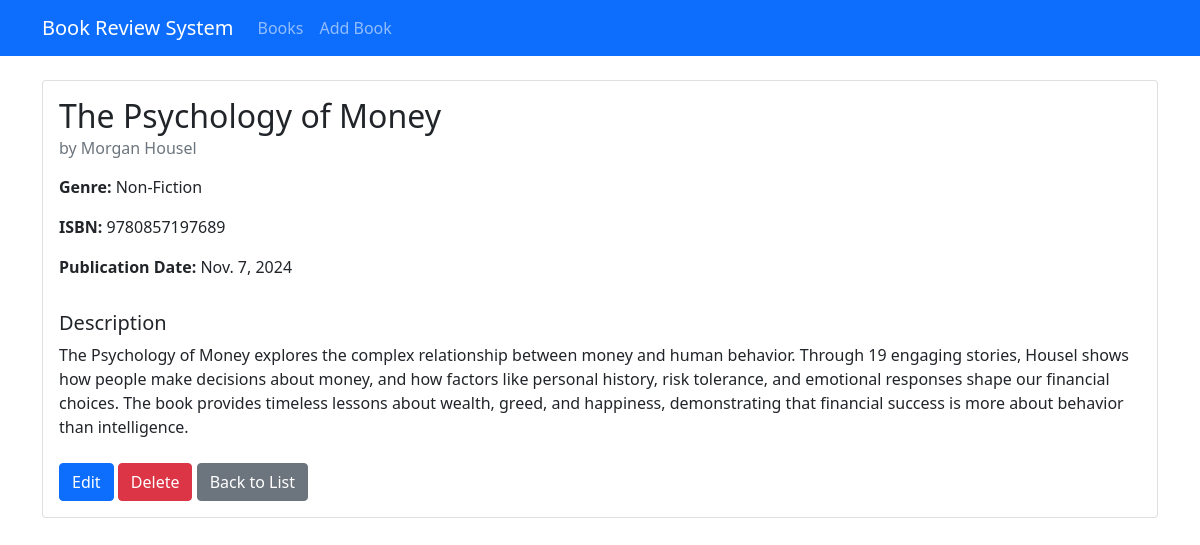
Screenshot of /book/1/ with the database file from the repository.
### book/models.py (models this page shows, shortened)
class Book(models.Model):
    GENRE_CHOICES = [
        ('fiction', 'Fiction'),
        ('non_fiction', 'Non-Fiction'),
        ('science', 'Science'),
        ('technology', 'Technology'),
        ('history', 'History'),
        ('other', 'Other'),
    ]
    title = models.CharField(max_length=200)
    author = models.CharField(max_length=200)
    description = models.TextField()
    genre = models.CharField(max_length=20, choices=GENRE_CHOICES)
    isbn = models.CharField('ISBN', max_length=13, unique=True)
    publication_date = models.DateField()
    average_rating = models.DecimalField(
        max_digits=3,
        decimal_places=2,
        validators=[MinValueValidator(0), MaxValueValidator(5)],
        default=0
    )
    created_at = models.DateTimeField(auto_now_add=True)
    updated_at = models.DateTimeField(auto_now=True)

### book/views.py (the view)
# urls.py: path('book/<int:pk>/', views.book_detail, name='book-detail'),
def book_detail(request, pk):
    book = Book.objects.get(pk=pk)
    return render(request, 'book/book_detail.html', {'book': book})

### book/templates/book/book_detail.html (shortened to what this page needs)
{% extends 'book/base.html' %}
{% block content %}
<div class="card">
  <div class="card-body">
      <h2 class="card-title">{{ book.title }}</h2>
      <h6 class="card-subtitle mb-3 text-muted">by {{ book.author }}</h6>
      <div class="row mb-3">
          <div class="col-md-6">
              <p><strong>Genre:</strong> {{ book.get_genre_display }}</p>
              <p><strong>ISBN:</strong> {{ book.isbn }}</p>
              <p><strong>Publication Date:</strong> {{ book.publication_date }}</p>
          </div>
      </div>
      <h5>Description</h5>
      <p class="card-text">{{ book.description }}</p>
      <div class="mt-4">
         <a href="{% url 'book-update' book.pk %}" class="btn btn-primary">Edit</a>
            <a href="{% url 'book-delete' book.pk %}" class="btn btn-danger">Delete</a>
          <a href="{% url 'book-list' %}" class="btn btn-secondary">Back to List</a>
      </div>
  </div>
</div>
{% endblock content %}

### rows the page displays
Book: title "The Psychology of Money", author "Morgan Housel", genre "Non-Fiction", isbn "9780857197689", publication_date "Nov. 7, 2024", description "The Psychology of Money explores the complex relationship between money and human behavior. Through 19 engaging stories, Housel shows how people make decisions about money, and how factors like personal history, risk tolerance, and emotional responses shape our financial choices. The book provides timeless lessons about wealth, greed, and happiness, demonstrating that financial success is more about behavior than intelligence."
